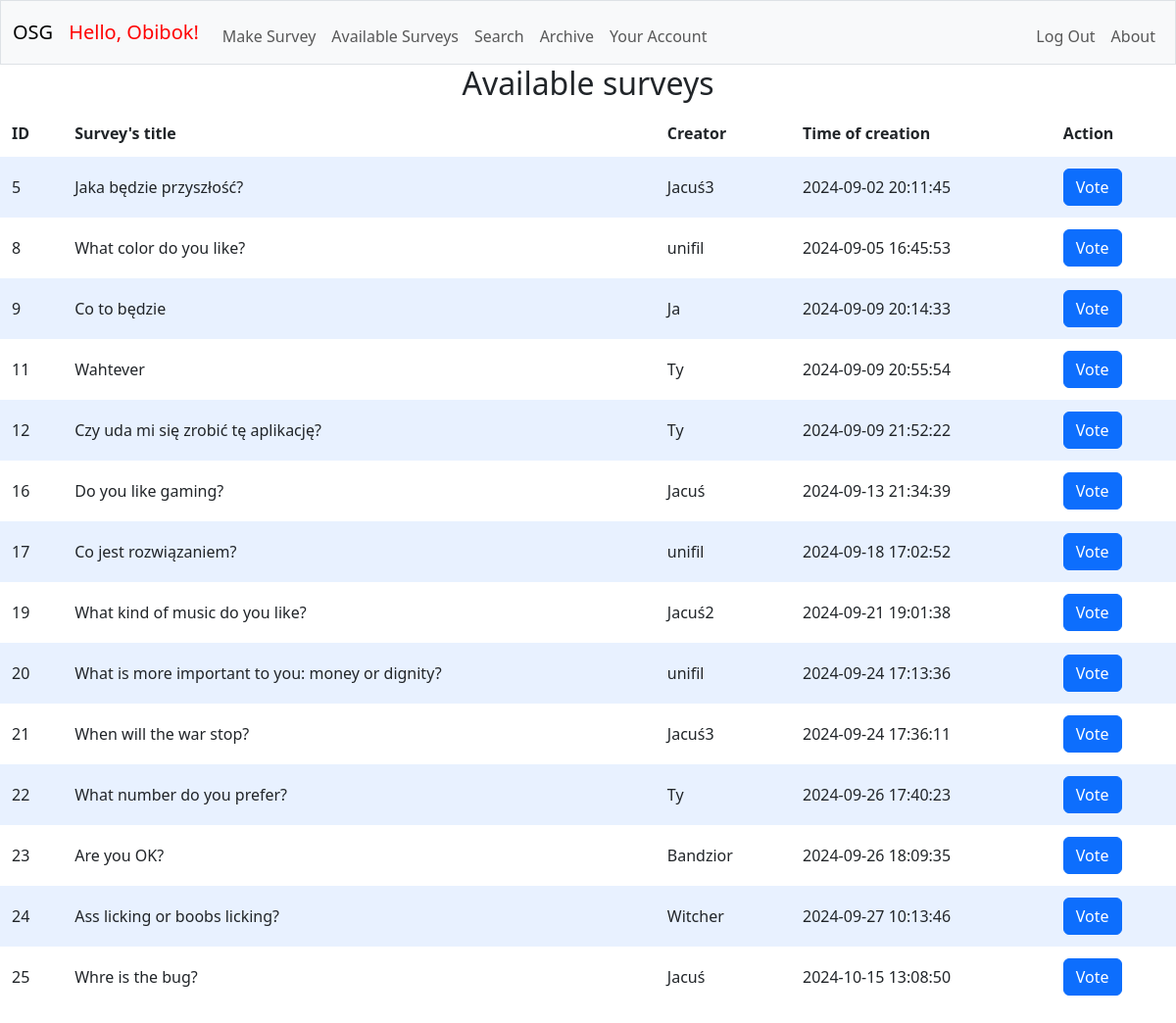
The app's page /surveys (signed in) with its own data.
### tables this page shows
CREATE TABLE users (id INTEGER PRIMARY KEY AUTOINCREMENT NOT NULL, username TEXT NOT NULL, hash TEXT NOT NULL);

CREATE TABLE surveys (id INTEGER PRIMARY KEY AUTOINCREMENT NOT NULL, creator TEXT NOT NULL, question TEXT NOT NULL, time DATETIME NOT NULL, status TEXT NOT NULL DEFAULT 'active', FOREIGN KEY (creator) REFERENCES users(id));

### app.py (the view)
@app.route("/surveys", methods=["GET", "POST"])
@login_required
def surveys():
    if request.method == "GET":
        surveys = db.execute("SELECT surveys.id AS survey_id, surveys.question, surveys.time, users.username FROM surveys JOIN users ON users.id = surveys.creator WHERE status = 'active'")
        user = db.execute("SELECT username FROM users WHERE id = ?", session["user_id"])[0]["username"]
        vote_check = []
        surveys_voted = db.execute("SELECT * FROM voted WHERE user = ?", session['user_id'])
        for survey in surveys_voted:
            vote_check.append(survey['survey'])
        return render_template("surveys.html", surveys=surveys, user=user, vote_check=vote_check)

### app.py (called while the page is built)
@app.after_request
def after_request(response):
    response.headers["Cache-Control"] = "no-cache, no-store, must-revalidate"
    response.headers["Expires"] = 0
    response.headers["Pragma"] = "no-cache"
    return response

### helpers.py (called while the page is built)
def login_required(f):
    @wraps(f) #keeps the attributes of the original function
    def decorated_function(*args, **kwargs):
        if session.get("user_id") is None:
            return redirect('/osurgen/login')
        return f(*args, **kwargs)
    return decorated_function

### templates/surveys.html (shortened to what this page needs)
{% extends "layout.html" %}
{% block main %}
<h2 style="text-align: center";>Available surveys</h2>
<table>
    <thead>
        <tr>
            <th>ID</th>
            <th>Survey's title</th>
            <th>Creator</th>
            <th>Time of creation</th>
            <th>Action</th>
        </tr>
    </thead>
    <tbody>
        {% for survey in surveys %}
            <form action="/osurgen/handle_form" method="post">
                <tr>
                    <td>{{ survey['survey_id'] }}</td>
                    <td>{{ survey['question'] }}</td>
                    <td>{{ survey['username'] }}</td>
                    <td>{{ survey['time'] }}</td>
                    <td>
                    {% if survey['survey_id'] in vote_check: %}
                        <button class="btn btn-primary" type="submit" name="action" value="results">Show results</button>
                    {% else: %}
                        <button class="btn btn-primary" type="submit" name="action" value="vote">Vote</button>
                    {% endif %}
                    </td>
                </tr>
            </form>
        {% endfor %}
    </tbody>
</table>
{% endblock %}

### templates/layout.html (shortened to what this page needs)
<!DOCTYPE html>
<html lang="en">
<head>
    <link href="https://cdn.jsdelivr.net/npm/bootstrap@5.3.3/dist/css/bootstrap.min.css" rel="stylesheet">
    <link href="/osurgen/static/styles.css" rel="stylesheet">
</head>
<body>
  <nav class="bg-light border navbar navbar-expand-md navbar-light">
    <div class="container-fluid">
        <a class="navbar-brand" href="{{ url_for('index') }}"><span>OSG</span></a>
        {% if session["user_id"] %}
        <a class="navbar-brand" href="{{ url_for('account') }}"><span id="hello">Hello, {{ session["username"]  }}!</span></a>
        {% endif %}
        <div class="collapse navbar-collapse" id="navbar">
            {% if session["user_id"] %}
                <ul class="navbar-nav me-auto mt-2">
                    <li class="nav-item"><a class="nav-link" href="{{ url_for('generate') }}">Make Survey</a></li>
                    <li class="nav-item"><a class="nav-link" href="{{ url_for('surveys') }}">Available Surveys</a></li>
                    <li class="nav-item"><a class="nav-link" href="{{ url_for('search') }}">Search</a></li>
                    <li class="nav-item"><a class="nav-link" href="{{ url_for('archive') }}">Archive</a></li>
                    <li class="nav-item"><a class="nav-link" href="{{ url_for('account') }}">Your Account</a></li>
                </ul>
                <ul class="navbar-nav ms-auto mt-2">
                    <li class="nav-item"><a class="nav-link" href="{{ url_for('logout') }}">Log Out</a></li>
                    <li class="nav-item"><a class="nav-link" href="{{ url_for('about') }}">About</a></li>
                </ul>
            {% endif %}
        </div>
    </div>
</nav>
<main>
  {% block main %}{% endblock %}
</main>
</body>
</html>

### static/styles.css (style rules this page uses)
table { background-color: transparent; margin-bottom: 1rem; width: 100%; }
table th, table td { padding: 0.75rem; vertical-align: middle; }
tbody tr:nth-of-type(odd) { background-color: rgb(179, 208, 255, 0.3) }
#hello { color: red; }

### records on screen
users: username "Obibok"
surveys: survey_id "5", question "Jaka będzie przyszłość?", username "Jacuś3", time "2024-09-02 20:11:45", shows "Vote"
surveys: survey_id "8", question "What color do you like?", username "unifil", time "2024-09-05 16:45:53", shows "Vote"
surveys: survey_id "9", question "Co to będzie", username "Ja", time "2024-09-09 20:14:33", shows "Vote"
surveys: survey_id "11", question "Wahtever", username "Ty", time "2024-09-09 20:55:54", shows "Vote"
surveys: survey_id "12", question "Czy uda mi się zrobić tę aplikację?", username "Ty", time "2024-09-09 21:52:22", shows "Vote"
surveys: survey_id "16", question "Do you like gaming?", username "Jacuś", time "2024-09-13 21:34:39", shows "Vote"
surveys: survey_id "17", question "Co jest rozwiązaniem?", username "unifil", time "2024-09-18 17:02:52", shows "Vote"
surveys: survey_id "19", question "What kind of music do you like?", username "Jacuś2", time "2024-09-21 19:01:38", shows "Vote"
surveys: survey_id "20", question "What is more important to you: money or dignity?", username "unifil", time "2024-09-24 17:13:36", shows "Vote"
surveys: survey_id "21", question "When will the war stop?", username "Jacuś3", time "2024-09-24 17:36:11", shows "Vote"
surveys: survey_id "22", question "What number do you prefer?", username "Ty", time "2024-09-26 17:40:23", shows "Vote"
surveys: survey_id "23", question "Are you OK?", username "Bandzior", time "2024-09-26 18:09:35", shows "Vote"
surveys: survey_id "24", question "Ass licking or boobs licking?", username "Witcher", time "2024-09-27 10:13:46", shows "Vote"
surveys: survey_id "25", question "Whre is the bug?", username "Jacuś", time "2024-10-15 13:08:50", shows "Vote"
